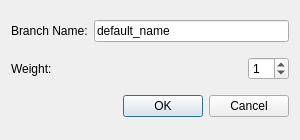
<?xml version="1.0" encoding="UTF-8"?>
<ui version="4.0">
 <class>EditBranchDialog</class>
 <widget class="QDialog" name="EditBranchDialog">
  <property name="windowModality">
   <enum>Qt::ApplicationModal</enum>
  </property>
  <property name="geometry">
   <rect>
    <x>0</x>
    <y>0</y>
    <width>300</width>
    <height>140</height>
   </rect>
  </property>
  <property name="sizePolicy">
   <sizepolicy hsizetype="Fixed" vsizetype="Fixed">
    <horstretch>0</horstretch>
    <verstretch>0</verstretch>
   </sizepolicy>
  </property>
  <property name="minimumSize">
   <size>
    <width>300</width>
    <height>140</height>
   </size>
  </property>
  <property name="maximumSize">
   <size>
    <width>300</width>
    <height>140</height>
   </size>
  </property>
  <property name="windowTitle">
   <string>Edit Branch</string>
  </property>
  <layout class="QVBoxLayout" name="verticalLayout">
   <item>
    <layout class="QHBoxLayout" name="horizontalLayout">
     <item>
      <widget class="QLabel" name="label">
       <property name="text">
        <string>Branch Name:</string>
       </property>
      </widget>
     </item>
     <item>
      <widget class="QLineEdit" name="nameInput">
       <property name="text">
        <string>default_name</string>
       </property>
      </widget>
     </item>
    </layout>
   </item>
   <item>
    <layout class="QHBoxLayout" name="horizontalLayout_2">
     <item>
      <widget class="QLabel" name="label_2">
       <property name="text">
        <string>Weight:</string>
       </property>
      </widget>
     </item>
     <item>
      <widget class="QSpinBox" name="weightInput">
       <property name="sizePolicy">
        <sizepolicy hsizetype="Fixed" vsizetype="Fixed">
         <horstretch>0</horstretch>
         <verstretch>0</verstretch>
        </sizepolicy>
       </property>
       <property name="value">
        <number>1</number>
       </property>
      </widget>
     </item>
    </layout>
   </item>
   <item>
    <widget class="QDialogButtonBox" name="buttonBox">
     <property name="orientation">
      <enum>Qt::Horizontal</enum>
     </property>
     <property name="standardButtons">
      <set>QDialogButtonBox::Cancel|QDialogButtonBox::Ok</set>
     </property>
    </widget>
   </item>
  </layout>
 </widget>
 <resources/>
 <connections>
  <connection>
   <sender>buttonBox</sender>
   <signal>accepted()</signal>
   <receiver>EditBranchDialog</receiver>
   <slot>accept()</slot>
   <hints>
    <hint type="sourcelabel">
     <x>248</x>
     <y>254</y>
    </hint>
    <hint type="destinationlabel">
     <x>157</x>
     <y>274</y>
    </hint>
   </hints>
  </connection>
  <connection>
   <sender>buttonBox</sender>
   <signal>rejected()</signal>
   <receiver>EditBranchDialog</receiver>
   <slot>reject()</slot>
   <hints>
    <hint type="sourcelabel">
     <x>316</x>
     <y>260</y>
    </hint>
    <hint type="destinationlabel">
     <x>286</x>
     <y>274</y>
    </hint>
   </hints>
  </connection>
 </connections>
</ui>
